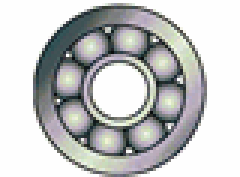
#> input picture analysis/correlation/img1.bmp, 80 x 59 px (shown 3 times larger); the run also reads 1 picture not shown here
$ python correlation.py   (Python 2 division)
#> lines starting #> are read from the running program, lines starting #| are printed output that depends on the picture; long printed decimals are rounded
from PIL import Image
import numpy

img1='img1.bmp'
img1_e='e_img1.bmp'
img2='new_img1.bmp'
img2_e='e_new_img1.bmp'

im1 = numpy.array(Image.open(img1))
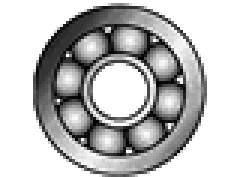
#> im1: shape (59, 80) (shown 3 times larger); min 0, max 255, mean 190.3
im1_e = numpy.array(Image.open(img1_e))
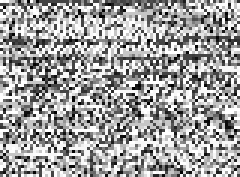
#> input picture analysis/correlation/e_img1.bmp, 80 x 59 px (shown 3 times larger)
#> im1_e is the input picture: shape (59, 80); min 0, max 255, mean 159.3

im2 = numpy.array(Image.open(img2))
im2_e = numpy.array(Image.open(img2_e))
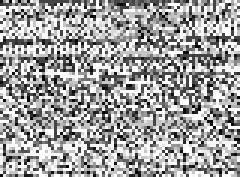
#> input picture analysis/correlation/e_new_img1.bmp, 80 x 59 px (shown 3 times larger)
#> im2_e is the input picture: shape (59, 80); min 0, max 255, mean 159.3

err1 = numpy.sum((im1.astype('float')-im2.astype('float'))**2)
#> err1 = 24025
err1/=float(im1.shape[0]*im1.shape[1])
#> err1 = 5.09

err1_e = numpy.sum((im1_e.astype('float')-im2_e.astype('float'))**2)
#> err1_e = 49697429
err1_e/=float(im1_e.shape[0]*im1_e.shape[1])
#> err1_e = 10529.1

print "MSE for similar test images : {}\n".format(err1)
#| MSE for similar test images : 5.090
print "MSE for encrypted test images : {}\n".format(err1_e)
#| MSE for encrypted test images : 10529.116
